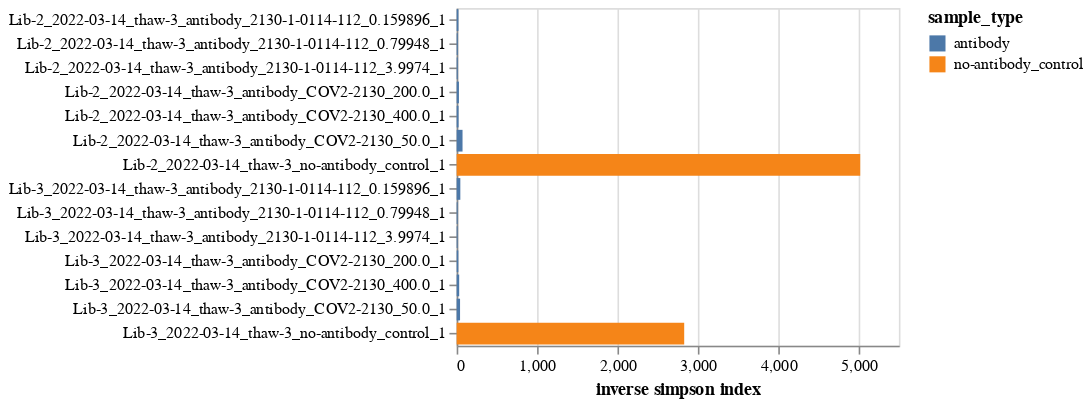

The cell this chart's notebook holds for it:
### Markdown cell above
Plot the inverse simpson metrics as an interactive plot. The number of unique barcodes is shown when mousing over a sample

### Code cell
unique_barcodes_chart = (
    alt.Chart(unique_bcs_and_ISI)
    .encode(
        y=alt.Y("library_sample", title=None),
        x=alt.X("inv_simpson_index", title="inverse simpson index"),
        color=alt.Color(
            "sample_type",
            scale=alt.Scale(domain=unique_bcs_and_ISI["sample_type"].unique()),
        ),
        tooltip=[
            alt.Tooltip(c, format=".3g")
            if c in {"inv_simpson_index", "n_unique_barcodes"}
            else c
            for c in unique_bcs_and_ISI.columns
        ],
    )
    .mark_bar()
    .properties(width=275, height=alt.Step(15))
    .configure_axis(labelLimit=500)
    .add_params(*selections, valid_selection)
)

for selection in selections:
    unique_barcodes_chart = unique_barcodes_chart.add_params(
        selection
    ).transform_filter(selection)

display(unique_barcodes_chart)

### Figure 1 — Vega-Lite specification as saved in the notebook (floating-point values rounded to 4 significant figures)
{"config": {"view": {"continuousWidth": 300, "continuousHeight": 300}, "axis": {"labelLimit": 500}}, "data": {"name": "data-784d023c08944012337660bbced15273"}, "mark": "bar", "encoding": {"color": {"field": "sample_type", "scale": {"domain": ["antibody", "no-antibody_control"]}, "type": "nominal"}, "tooltip": [{"field": "library", "type": "nominal"}, {"field": "sample", "type": "nominal"}, {"field": "inv_simpson_index", "format": ".3g", "type": "quantitative"}, {"field": "n_unique_barcodes", "format": ".3g", "type": "quantitative"}, {"field": "date", "type": "nominal"}, {"field": "virus_batch", "type": "nominal"}, {"field": "sample_type", "type": "nominal"}, {"field": "antibody", "type": "nominal"}, {"field": "antibody_concentration", "type": "quantitative"}, {"field": "replicate", "type": "quantitative"}, {"field": "exclude_after_counts", "type": "nominal"}, {"field": "library_sample", "type": "nominal"}], "x": {"field": "inv_simpson_index", "title": "inverse simpson index", "type": "quantitative"}, "y": {"field": "library_sample", "title": null, "type": "nominal"}}, "height": {"step": 15}, "params": [{"name": "param_1", "select": {"type": "point", "fields": ["exclude_after_counts"]}, "bind": {"input": "select", "options": [null, "no"], "labels": ["all", "no"], "name": "exclude_after_counts"}}, {"name": "param_2", "select": {"type": "point", "fields": ["antibody"]}, "bind": {"input": "select", "options": [null, "COV2-2130", "2130-1-0114-112"], "labels": ["all", "COV2-2130", "2130-1-0114-112"], "name": "antibody"}}, {"name": "param_3", "select": {"type": "point", "fields": ["virus_batch"]}, "bind": {"input": "select", "options": [null, "thaw-3"], "labels": ["all", "thaw-3"], "name": "virus_batch"}}, {"name": "param_4", "select": {"type": "point", "fields": ["sample_type"]}, "bind": {"input": "select", "options": [null, "no-antibody_control", "antibody"], "labels": ["all", "no-antibody_control", "antibody"], "name": "sample_type"}}, {"name": "param_5", "select": {"type": "point", "fields": ["date"]}, "bind": {"input": "select", "options": [null, "2022-03-14"], "labels": ["all", "2022-03-14"], "name": "date"}}, {"name": "param_6", "select": {"type": "point", "fields": ["library"]}, "bind": {"input": "select", "options": [null, "Lib-2", "Lib-3"], "labels": ["all", "Lib-2", "Lib-3"], "name": "library"}}, {"name": "param_7", "select": {"type": "point", "fields": ["valid"]}, "bind": "legend"}, {"name": "param_1", "select": {"type": "point", "fields": ["exclude_after_counts"]}, "bind": {"input": "select", "options": [null, "no"], "labels": ["all", "no"], "name": "exclude_after_counts"}}, {"name": "param_2", "select": {"type": "point", "fields": ["antibody"]}, "bind": {"input": "select", "options": [null, "COV2-2130", "2130-1-0114-112"], "labels": ["all", "COV2-2130", "2130-1-0114-112"], "name": "antibody"}}, {"name": "param_3", "select": {"type": "point", "fields": ["virus_batch"]}, "bind": {"input": "select", "options": [null, "thaw-3"], "labels": ["all", "thaw-3"], "name": "virus_batch"}}, {"name": "param_4", "select": {"type": "point", "fields": ["sample_type"]}, "bind": {"input": "select", "options": [null, "no-antibody_control", "antibody"], "labels": ["all", "no-antibody_control", "antibody"], "name": "sample_type"}}, {"name": "param_5", "select": {"type": "point", "fields": ["date"]}, "bind": {"input": "select", "options": [null, "2022-03-14"], "labels": ["all", "2022-03-14"], "name": "date"}}, {"name": "param_6", "select": {"type": "point", "fields": ["library"]}, "bind": {"input": "select", "options": [null, "Lib-2", "Lib-3"], "labels": ["all", "Lib-2", "Lib-3"], "name": "library"}}], "transform": [{"filter": {"param": "param_1"}}, {"filter": {"param": "param_2"}}, {"filter": {"param": "param_3"}}, {"filter": {"param": "param_4"}}, {"filter": {"param": "param_5"}}, {"filter": {"param": "param_6"}}], "width": 275, "$schema": "https://vega.github.io/schema/vega-lite/v5.2.0.json", "datasets": {"data-784d023c08944012337660bbced15273": [{"library": "Lib-2", "sample": "2022-03-14_thaw-3_antibody_2130-1-0114-112_0.159896_1", "inv_simpson_index": 21.64, "n_unique_barcodes": 21130.0, "date": "2022-03-14", "virus_batch": "thaw-3", "sample_type": "antibody", "antibody": "2130-1-0114-112", "antibody_concentration": 0.1599, "replicate": 1, "exclude_after_counts": "no", "library_sample": "Lib-2_2022-03-14_thaw-3_antibody_2130-1-0114-112_0.159896_1"}, {"library": "Lib-2", "sample": "2022-03-14_thaw-3_antibody_2130-1-0114-112_0.79948_1", "inv_simpson_index": 13.85, "n_unique_barcodes": 16360.0, "date": "2022-03-14", "virus_batch": "thaw-3", "sample_type": "antibody", "antibody": "2130-1-0114-112", "antibody_concentration": 0.7995, "replicate": 1, "exclude_after_counts": "no", "library_sample": "Lib-2_2022-03-14_thaw-3_antibody_2130-1-0114-112_0.79948_1"}, {"library": "Lib-2", "sample": "2022-03-14_thaw-3_antibody_2130-1-0114-112_3.9974_1", "inv_simpson_index": 13.37, "n_unique_barcodes": 15910.0, "date": "2022-03-14", "virus_batch": "thaw-3", "sample_type": "antibody", "antibody": "2130-1-0114-112", "antibody_concentration": 3.997, "replicate": 1, "exclude_after_counts": "no", "library_sample": "Lib-2_2022-03-14_thaw-3_antibody_2130-1-0114-112_3.9974_1"}, {"library": "Lib-2", "sample": "2022-03-14_thaw-3_antibody_COV2-2130_200.0_1", "inv_simpson_index": 28.05, "n_unique_barcodes": 29400.0, "date": "2022-03-14", "virus_batch": "thaw-3", "sample_type": "antibody", "antibody": "COV2-2130", "antibody_concentration": 200.0, "replicate": 1, "exclude_after_counts": "no", "library_sample": "Lib-2_2022-03-14_thaw-3_antibody_COV2-2130_200.0_1"}, {"library": "Lib-2", "sample": "2022-03-14_thaw-3_antibody_COV2-2130_400.0_1", "inv_simpson_index": 23.41, "n_unique_barcodes": 22360.0, "date": "2022-03-14", "virus_batch": "thaw-3", "sample_type": "antibody", "antibody": "COV2-2130", "antibody_concentration": 400.0, "replicate": 1, "exclude_after_counts": "no", "library_sample": "Lib-2_2022-03-14_thaw-3_antibody_COV2-2130_400.0_1"}, {"library": "Lib-2", "sample": "2022-03-14_thaw-3_antibody_COV2-2130_50.0_1", "inv_simpson_index": 72.87, "n_unique_barcodes": 52040.0, "date": "2022-03-14", "virus_batch": "thaw-3", "sample_type": "antibody", "antibody": "COV2-2130", "antibody_concentration": 50.0, "replicate": 1, "exclude_after_counts": "no", "library_sample": "Lib-2_2022-03-14_thaw-3_antibody_COV2-2130_50.0_1"}, {"library": "Lib-2", "sample": "2022-03-14_thaw-3_no-antibody_control_1", "inv_simpson_index": 5019.0, "n_unique_barcodes": 121300.0, "date": "2022-03-14", "virus_batch": "thaw-3", "sample_type": "no-antibody_control", "antibody": null, "antibody_concentration": null, "replicate": 1, "exclude_after_counts": "no", "library_sample": "Lib-2_2022-03-14_thaw-3_no-antibody_control_1"}, {"library": "Lib-3", "sample": "2022-03-14_thaw-3_antibody_2130-1-0114-112_0.159896_1", "inv_simpson_index": 45.43, "n_unique_barcodes": 51110.0, "date": "2022-03-14", "virus_batch": "thaw-3", "sample_type": "antibody", "antibody": "2130-1-0114-112", "antibody_concentration": 0.1599, "replicate": 1, "exclude_after_counts": "no", "library_sample": "Lib-3_2022-03-14_thaw-3_antibody_2130-1-0114-112_0.159896_1"}, {"library": "Lib-3", "sample": "2022-03-14_thaw-3_antibody_2130-1-0114-112_0.79948_1", "inv_simpson_index": 11.86, "n_unique_barcodes": 19320.0, "date": "2022-03-14", "virus_batch": "thaw-3", "sample_type": "antibody", "antibody": "2130-1-0114-112", "antibody_concentration": 0.7995, "replicate": 1, "exclude_after_counts": "no", "library_sample": "Lib-3_2022-03-14_thaw-3_antibody_2130-1-0114-112_0.79948_1"}, {"library": "Lib-3", "sample": "2022-03-14_thaw-3_antibody_2130-1-0114-112_3.9974_1", "inv_simpson_index": 11.55, "n_unique_barcodes": 18740.0, "date": "2022-03-14", "virus_batch": "thaw-3", "sample_type": "antibody", "antibody": "2130-1-0114-112", "antibody_concentration": 3.997, "replicate": 1, "exclude_after_counts": "no", "library_sample": "Lib-3_2022-03-14_thaw-3_antibody_2130-1-0114-112_3.9974_1"}, {"library": "Lib-3", "sample": "2022-03-14_thaw-3_antibody_COV2-2130_200.0_1", "inv_simpson_index": 20.46, "n_unique_barcodes": 34920.0, "date": "2022-03-14", "virus_batch": "thaw-3", "sample_type": "antibody", "antibody": "COV2-2130", "antibody_concentration": 200.0, "replicate": 1, "exclude_after_counts": "no", "library_sample": "Lib-3_2022-03-14_thaw-3_antibody_COV2-2130_200.0_1"}, {"library": "Lib-3", "sample": "2022-03-14_thaw-3_antibody_COV2-2130_400.0_1", "inv_simpson_index": 31.3, "n_unique_barcodes": 24200.0, "date": "2022-03-14", "virus_batch": "thaw-3", "sample_type": "antibody", "antibody": "COV2-2130", "antibody_concentration": 400.0, "replicate": 1, "exclude_after_counts": "no", "library_sample": "Lib-3_2022-03-14_thaw-3_antibody_COV2-2130_400.0_1"}, {"library": "Lib-3", "sample": "2022-03-14_thaw-3_antibody_COV2-2130_50.0_1", "inv_simpson_index": 42.08, "n_unique_barcodes": 55340.0, "date": "2022-03-14", "virus_batch": "thaw-3", "sample_type": "antibody", "antibody": "COV2-2130", "antibody_concentration": 50.0, "replicate": 1, "exclude_after_counts": "no", "library_sample": "Lib-3_2022-03-14_thaw-3_antibody_COV2-2130_50.0_1"}, {"library": "Lib-3", "sample": "2022-03-14_thaw-3_no-antibody_control_1", "inv_simpson_index": 2830.0, "n_unique_barcodes": 109400.0, "date": "2022-03-14", "virus_batch": "thaw-3", "sample_type": "no-antibody_control", "antibody": null, "antibody_concentration": null, "replicate": 1, "exclude_after_counts": "no", "library_sample": "Lib-3_2022-03-14_thaw-3_no-antibody_control_1"}]}}
